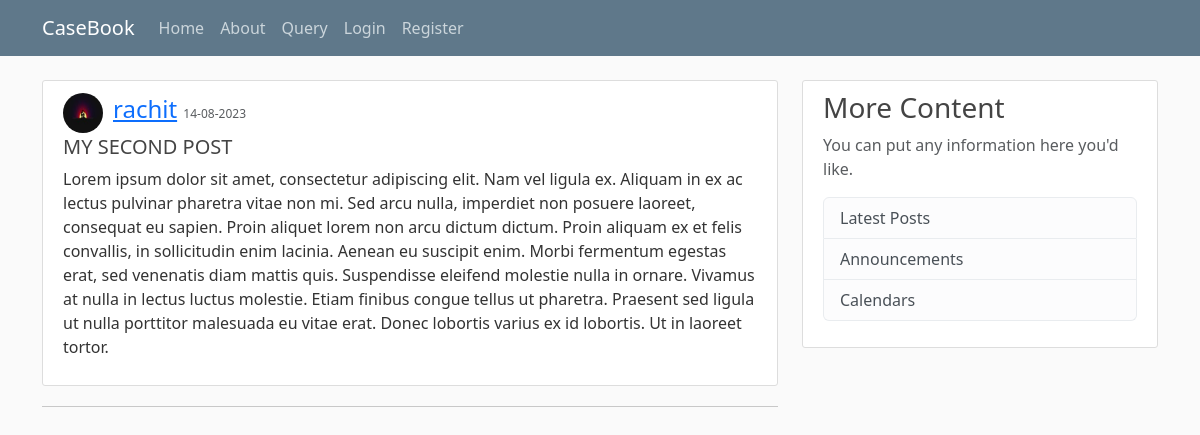
Screenshot of /post/2 with the database file from the repository.
### blogsite/models.py (models this page shows, shortened)
class User(db.Model, UserMixin):
    id = db.Column(db.Integer, primary_key=True)
    username = db.Column(db.String(20), unique=True, nullable=False)
    email = db.Column(db.String(100), unique=True, nullable=False)
    img_file = db.Column(db.String(20), nullable=False, default='default.jpeg')
    password = db.Column(db.String(60), nullable=False)
    posts = db.relationship('Post', backref='author', lazy=True)

class Post(db.Model):
    id = db.Column(db.Integer, primary_key=True)
    title = db.Column(db.String(50), nullable=False)
    date_posted = db.Column(db.DateTime, nullable=False, default=datetime.utcnow)
    content = db.Column(db.Text, nullable=False)
    user_id = db.Column(db.Integer, db.ForeignKey('user.id'), nullable=False)

### blogsite/routes.py (the view)
@app.route('/post/<int:post_id>')
def post(post_id):
    post = Post.query.get_or_404(post_id)
    return render_template('post.html',page_title=post.title,post=post)

### blogsite/templates/post.html (shortened to what this page needs)
{% extends "layout.html" %}
{% block page_content %}
<article class="media content-section">
  <div class="d-flex align-items-center">
    <img class="img-fluid rounded-circle article-img mr-3"
      src="{{ url_for('static',filename='profile_pic/'+post.author.img_file) }}" alt="Profile Photo of author">
    <div style="margin-left: 10px;">
      <div class="article-metadata">
        <a class="mr-2" href="#">{{ post.author.username }}</a>
        <small class="text-muted" style="font-size: 0.75rem;">{{ post.date_posted.strftime('%d-%m-%Y') }}</small>
      </div>
    </div>
  </div>
  <div class="media-body">
    <h2 class="article-title">{{ post.title }}</h2>
    <p class="article-content">{{ post.content }}</p>
  </div>
</article>
<hr>
{% endblock page_content %}

### blogsite/static/temp_style.css (style rules this page uses)
body { background: #fafafa; color: #333333; margin-top: 5rem; }
h1, h2, h3, h4, h5, h6 { color: #444444; }
.content-section { background: #ffffff; padding: 10px 20px; border: 1px solid #dddddd; border-radius: 3px; margin-bottom: 20px; }
.article-title { font-size: 1.25rem; }
.article-content { margin-top: 0.5rem; }
.article-img { height: 40px; width: 40px; }
.article-metadata { font-size: 1.5rem; margin-bottom: 0.5rem; }

### rows the page displays
User: img_file (picture), author.username "rachit"
Post: date_posted "14-08-2023", title "MY SECOND POST", content "Lorem ipsum dolor sit amet, consectetur adipiscing elit. Nam vel ligula ex. Aliquam in ex ac lectus pulvinar pharetra vitae non mi. Sed arcu nulla, imperdiet non posuere laoreet, consequat eu sapien. Proin aliquet lorem non arcu dictum dictum. Proin aliquam ex et felis convallis, in sollicitudin enim lacinia. Aenean eu suscipit enim. Morbi fermentum egestas erat, sed venenatis diam mattis quis. Suspendisse eleifend molestie nulla in ornare. Vivamus at nulla in lectus luctus molestie. Etiam finibus congue tellus ut pharetra. Praesent sed ligula ut nulla porttitor malesuada eu vitae erat. Donec lobortis varius ex id lobortis. Ut in laoreet tortor."
